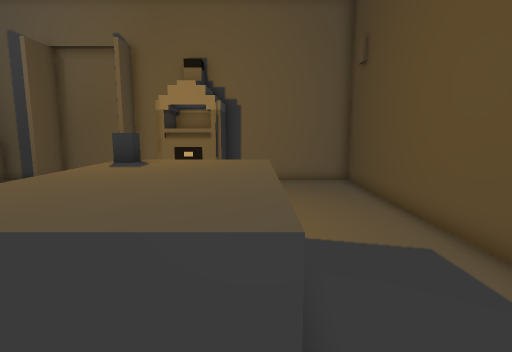
view 1 (above)

12 first-person views from a walk through a Godot game level. The camera is 1.2 m above the floor, tilts 8° down and sees 80° across. The floor is counted in squares, 0.5 m on a side. Each view is taken from the middle of a square. On the plan, view 1 faces up. The plan holds only what a view shows up to about 19 squares ahead; the rest is blank.

view 2
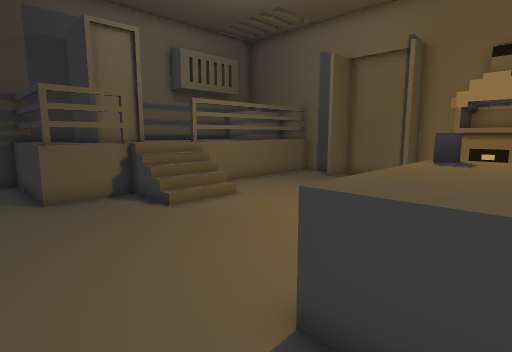

view 3
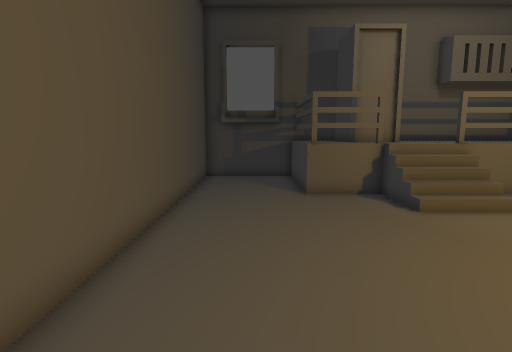

view 4
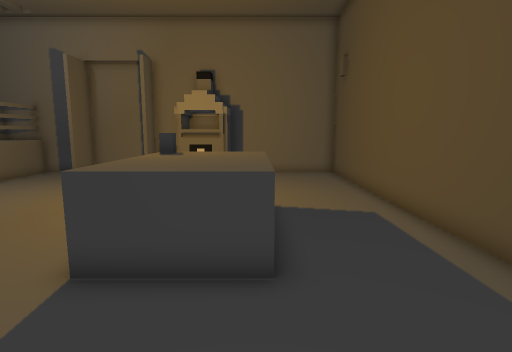

view 5
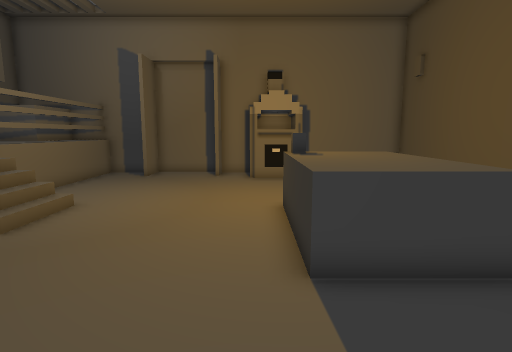

view 6
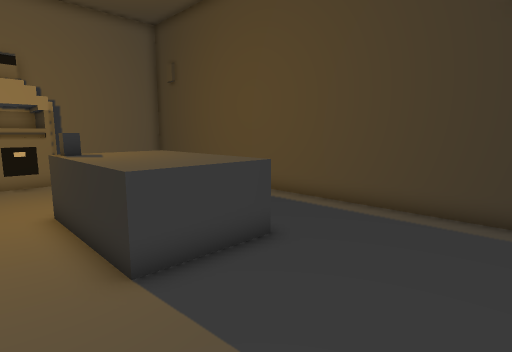

view 7
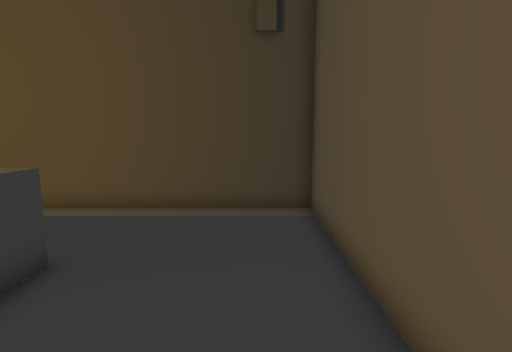

view 8
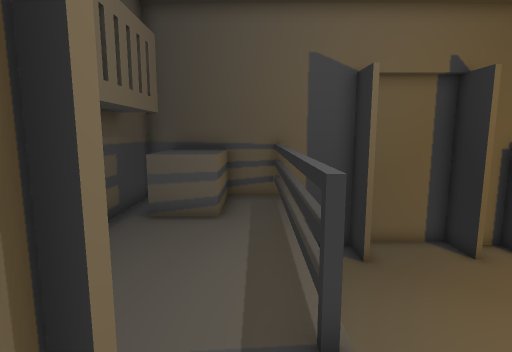

view 9
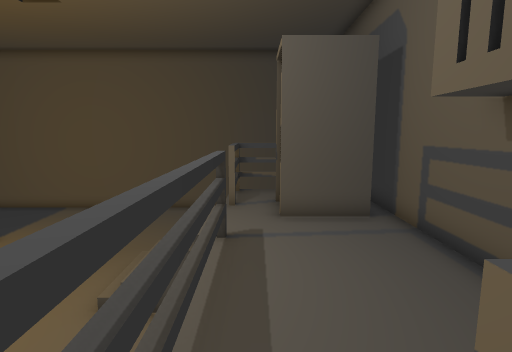

view 10
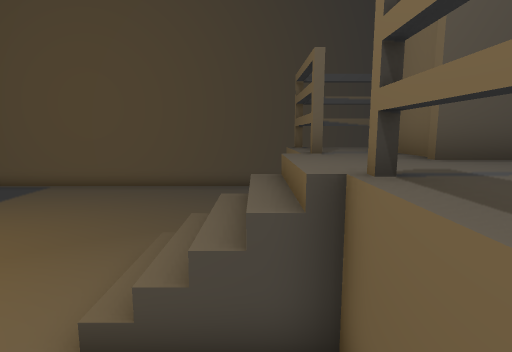

view 11
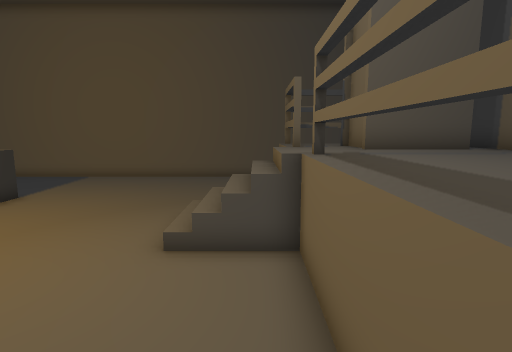

view 12
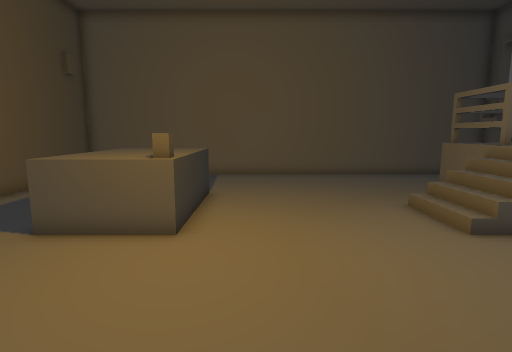

### Floor plan
Key: @ floor where view 1 was taken; # wall or solid block; . main floor; : floor 1 m higher than the main floor; / step, stairs or slope; = window, fence, low wall or low ledge; ^ raised ledge.
Columns run from 18 left of view 1 to 5 right of it. Each row starts with its distance up from view 1.
 16 ###### #######
 15 #^^^ ####...### ########
 14 #^^^:=..#.....###  ....#
 13 ##^^:=........###  ....#
 12 ##:::=...........  ....#
 11  #:::=...........  ....#
 10 ##:::=............ ....#
  9 ##:::=.................#
  8 #::::=.................#
  7 #::::#///......^^^^....#
  6 ## :::///......^^^^....#
  5   ##::///......^^^^....#
  4    #::///......^^^^....#
  3   ##:=.........^^^^....#
  2   ## =.........^^^^....#
  1  #===#.................#
  0  #................@....#
 -1  #.....................#
 -2  #.....................#
 -3  #.....................#
 -4  #######################

Where each view was taken, in squares from view 1:
view 1: 0 up, 0 right, facing up
view 2: 1 down, 1 left, facing up-left
view 3: 1 down, 1 left, facing left
view 4: 3 down, 0 right, facing up
view 5: 3 down, 4 left, facing up
view 6: 3 down, 5 left, facing up-right
view 7: 2 down, 5 left, facing right
view 8: 4 up, 14 left, facing up
view 9: 14 up, 14 left, facing down
view 10: 10 up, 12 left, facing down
view 11: 13 up, 12 left, facing down
view 12: 14 up, 5 left, facing down
